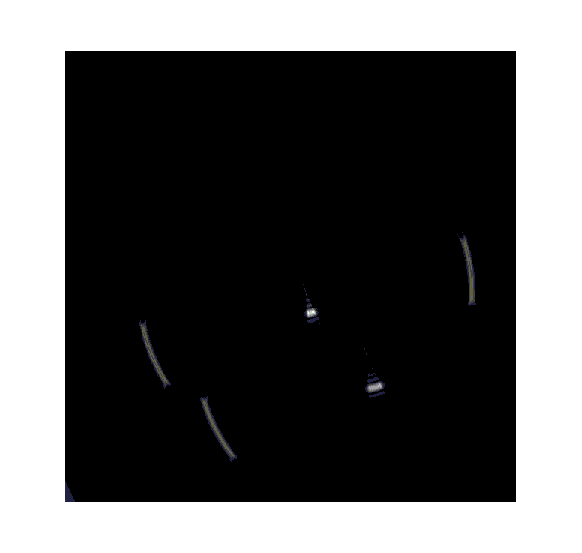
//> input picture CV_TM_CCOEFF_NORMED/src.bmp, 582 x 553 px
$ ./main   (built with g++ and OpenCV 4)
//> lines starting //> are read from the running program, lines starting //| are printed output that depends on the picture; after the words box and inside, x2 and y2 are one past the last pixel; in counts of white or black regions, pixels touching at a corner belong together
#include <iostream>
#include <cv.h>
#include <highgui.h>

using namespace cv;

int main(int argc, char* argv[])
{

	Mat im = imread("src.bmp");				// 入力画像の取得
//> im is the input picture: 553 rows x 582 cols, CV_8UC3; mean B, G, R 94.3, 94.2, 94.2
	Mat tmp = imread("target-raw.bmp");				// テンプレート画像の取得
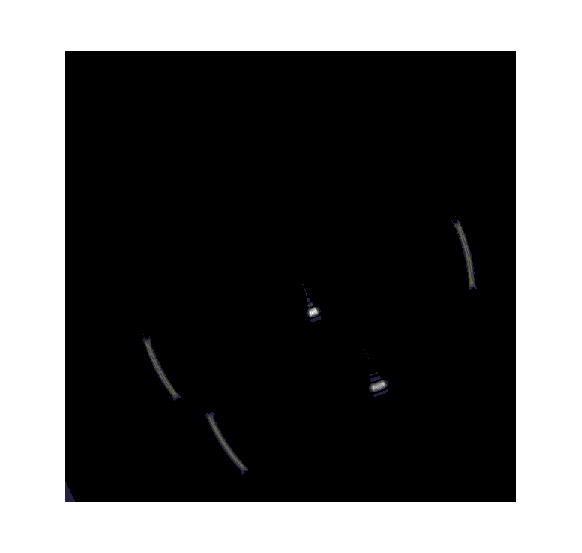
//> input picture CV_TM_CCOEFF_NORMED/target-raw.bmp, 582 x 553 px
//> tmp is the input picture: 553 rows x 582 cols, CV_8UC3; mean B, G, R 94.3, 94.2, 94.2
	//Mat tmp = imread("target.jpg");				// テンプレート画像の取得
	Mat match;
	if (!im.data || !tmp.data) {
		printf("FILED!!\n");
		return -1;		// エラー処理
	}

	// テンプレートマッチングで探索
	matchTemplate(im, tmp, match, CV_TM_CCOEFF_NORMED);
//> match = [0.999]

	Point pt;
	// 最大のスコア(テンプレート画像と最も類似する)領域の座標を取得
	minMaxLoc(match, 0, 0, 0, &pt);
//> pt = Point(0, 0)
	// 最もマッチした領域を赤い矩形で囲む
	rectangle(im, pt, Point(pt.x + tmp.cols, pt.y + tmp.rows), Scalar(0, 0, 255), 2, 8, 0);
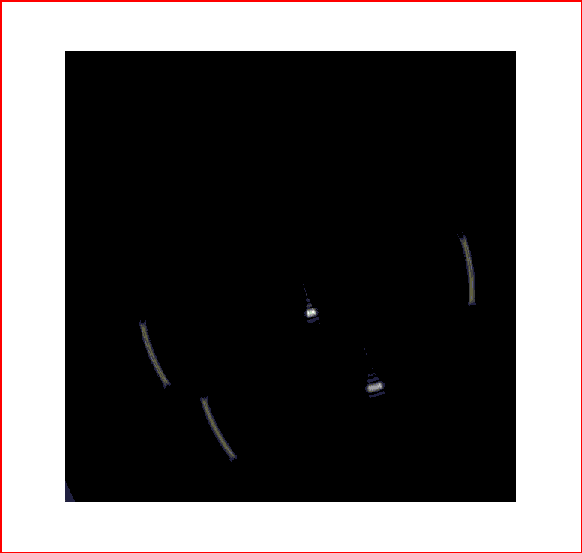
//> im: 553 rows x 582 cols, CV_8UC3; 1.06% of pixels changed, all inside (x1, y1, x2, y2) = (0, 0, 582, 553)
	imshow("Show image", im);					// 画像の表示
	waitKey(0);									// キー入力待機
	return 0;
}
